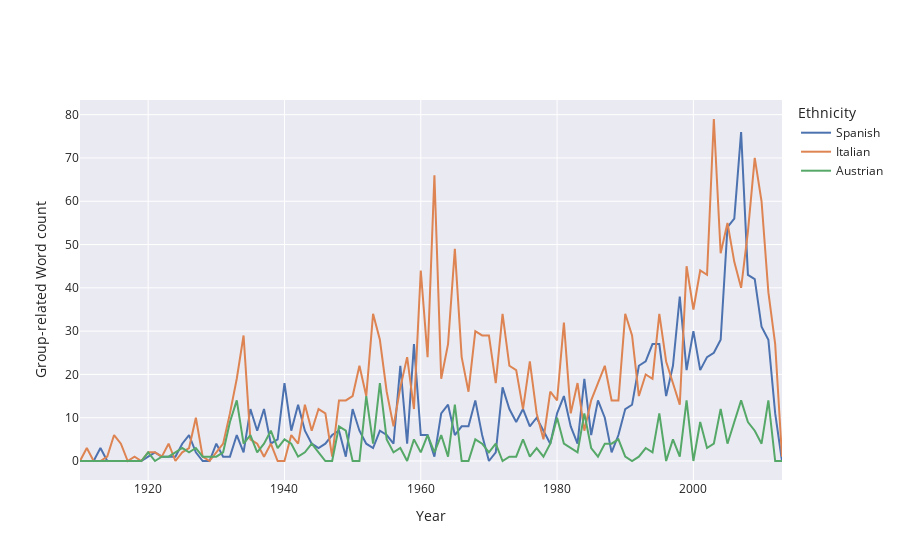

Notebook cell for this chart:
### Markdown cell above
In the dynamic history of the cinematic industry, the examination of demographic groups representation and their evolution over time serves as a crucial lens through which we can unravel the complex narratives surrounding different historical world event. In this part we want to explore how well the historical landscape is reflected through the cinematographic representation of demographic groups. In particular, since the film industry first developed in the western world and our datasets are biased, we are going to look at the data through the lens of Western history, with WWI, WWII, the Cold War, the Vietnam War, the Gulf War, and the begining of the War in Afghanistan.

To do this, we first need to define how representation of a certain demographic group is measured. For that, we chose to count the number of occurence of **Adjectives** descrining these demographic groups as well as related **Proper Nouns** in the summaries with respect to the movies's release year.
> With the help of chat GPT, we created lists of **Adjectives** and **Proper Nouns** related to groups of interest, which we completed by hand (EG : ["french", "france", "paris", "lyon", "marseille", "alsace", "provence", "normandy", "verdun", "vichy"] for french representation).
>
> We also did prior lemmatization and part of speech analysis to isolate the **Adjectives** and **Proper Nouns** and optimise the speed of search.

### Code cell
from plotly.offline import init_notebook_mode, iplot
ethnicities=['Spanish','Italian','Austrian']
fig = plot_occurrences(all_counts_by_period, ethnicities)

fig_json = fig.to_json()

#with open('figures/ethnicity-representation0.json', 'w') as json_file:
#   json.dump(json.loads(fig_json), json_file, indent=4)
init_notebook_mode(connected=True)
iplot(fig)

### Figure 1 — Plotly figure (JSON) as saved in the notebook; plotly's stock layout.template omitted (floating-point values rounded to 4 significant figures; data arrays with more than 128 entries replaced by an {"elided": "..."} marker saying what was removed)
{"data": [{"mode": "lines", "name": "Spanish", "type": "scatter", "x": {"elided": "312 int values"}, "y": [0, 0, 0, 3, 0, 0, 0, 0, 0, 0, 1, 2, 1, 1, 1, 4, 6, 2, 0, 0, 4, 1, 1, 6, 2, 12, 7, 12, 4, 5, 18, 7, 13, 7, 4, 3, 4, 6, 7, 1, 12, 7, 4, 3, 7, 6, 4, 22, 4, 27, 6, 6, 1, 11, 13, 6, 8, 8, 14, 6, 0, 2, 17, 12, 9, 12, 8, 10, 7, 4, 11, 15, 8, 4, 19, 6, 14, 10, 2, 6, 12, 13, 22, 23, 27, 27, 15, 22, 38, 21, 30, 21, 24, 25, 28, 54, 56, 76, 43, 42, 31, 28, 11, 0]}, {"mode": "lines", "name": "Italian", "type": "scatter", "x": {"elided": "312 int values"}, "y": [0, 3, 0, 0, 1, 6, 4, 0, 1, 0, 2, 2, 1, 4, 0, 2, 3, 10, 1, 0, 2, 4, 11, 19, 29, 5, 4, 1, 4, 0, 0, 6, 4, 13, 7, 12, 11, 1, 14, 14, 15, 22, 15, 34, 28, 16, 8, 17, 24, 12, 44, 24, 66, 19, 27, 49, 24, 16, 30, 29, 29, 18, 34, 22, 21, 12, 23, 11, 5, 16, 14, 32, 11, 18, 7, 14, 18, 22, 14, 14, 34, 29, 15, 20, 19, 34, 23, 18, 13, 45, 35, 44, 43, 79, 48, 55, 46, 40, 53, 70, 60, 39, 27, 1]}, {"mode": "lines", "name": "Austrian", "type": "scatter", "x": {"elided": "312 int values"}, "y": [0, 0, 0, 0, 0, 0, 0, 0, 0, 0, 2, 0, 1, 1, 2, 3, 2, 3, 1, 1, 1, 2, 9, 14, 4, 6, 2, 4, 7, 3, 5, 4, 1, 2, 4, 2, 0, 0, 8, 7, 0, 0, 15, 4, 18, 5, 2, 3, 0, 5, 2, 6, 2, 6, 1, 13, 0, 0, 5, 4, 2, 4, 0, 1, 1, 5, 1, 3, 1, 4, 10, 4, 3, 2, 11, 3, 1, 4, 4, 5, 1, 0, 1, 3, 2, 11, 0, 5, 1, 14, 0, 9, 3, 4, 12, 4, 9, 14, 9, 7, 4, 14, 0, 0]}], "layout": {"legend": {"title": {"text": "Ethnicity"}}, "xaxis": {"title": {"text": "Year"}}, "yaxis": {"title": {"text": "Group-related Word count"}}}}
